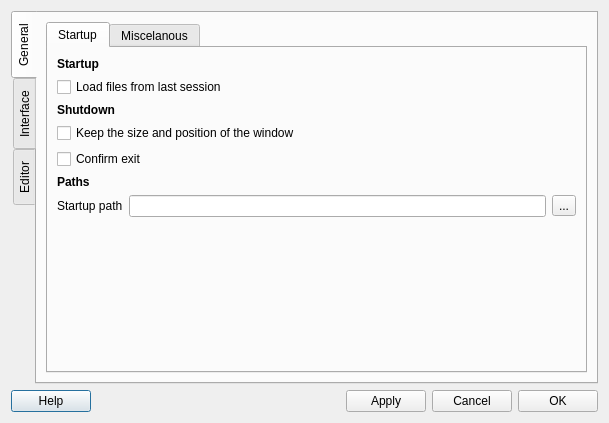
<?xml version="1.0" encoding="UTF-8"?>
<ui version="4.0">
 <class>TsPreference</class>
 <widget class="QDialog" name="TsPreference">
  <property name="geometry">
   <rect>
    <x>0</x>
    <y>0</y>
    <width>609</width>
    <height>423</height>
   </rect>
  </property>
  <property name="windowTitle">
   <string>Dialog</string>
  </property>
  <property name="locale">
   <locale language="English" country="UnitedStates"/>
  </property>
  <layout class="QGridLayout" name="gridLayout_9">
   <item row="0" column="0">
    <widget class="QTabWidget" name="tabWidget">
     <property name="layoutDirection">
      <enum>Qt::LeftToRight</enum>
     </property>
     <property name="autoFillBackground">
      <bool>false</bool>
     </property>
     <property name="tabPosition">
      <enum>QTabWidget::West</enum>
     </property>
     <property name="tabShape">
      <enum>QTabWidget::Rounded</enum>
     </property>
     <property name="currentIndex">
      <number>0</number>
     </property>
     <property name="elideMode">
      <enum>Qt::ElideNone</enum>
     </property>
     <widget class="QWidget" name="tab">
      <property name="layoutDirection">
       <enum>Qt::LeftToRight</enum>
      </property>
      <attribute name="title">
       <string>General</string>
      </attribute>
      <layout class="QGridLayout" name="gridLayout_10">
       <item row="0" column="0">
        <widget class="QTabWidget" name="tabWidget_2">
         <property name="layoutDirection">
          <enum>Qt::LeftToRight</enum>
         </property>
         <property name="currentIndex">
          <number>0</number>
         </property>
         <widget class="QWidget" name="tab_3">
          <attribute name="title">
           <string>Startup</string>
          </attribute>
          <layout class="QFormLayout" name="formLayout">
           <item row="0" column="0" colspan="2">
            <layout class="QGridLayout" name="gridLayout">
             <item row="2" column="0">
              <widget class="QLabel" name="label_2">
               <property name="font">
                <font>
                 <weight>75</weight>
                 <bold>true</bold>
                </font>
               </property>
               <property name="text">
                <string>Shutdown</string>
               </property>
              </widget>
             </item>
             <item row="0" column="0">
              <widget class="QLabel" name="label">
               <property name="font">
                <font>
                 <weight>75</weight>
                 <bold>true</bold>
                </font>
               </property>
               <property name="text">
                <string>Startup</string>
               </property>
              </widget>
             </item>
             <item row="1" column="0" colspan="2">
              <widget class="QCheckBox" name="mui_laststate">
               <property name="text">
                <string>Load files from last session</string>
               </property>
              </widget>
             </item>
             <item row="6" column="1">
              <widget class="LineEdit" name="mui_pathroute">
               <property name="inputMask">
                <string/>
               </property>
               <property name="frame">
                <bool>true</bool>
               </property>
               <property name="placeholderText">
                <string/>
               </property>
               <property name="cursorMoveStyle">
                <enum>Qt::LogicalMoveStyle</enum>
               </property>
              </widget>
             </item>
             <item row="6" column="2">
              <widget class="QToolButton" name="mui_filepath">
               <property name="text">
                <string>...</string>
               </property>
              </widget>
             </item>
             <item row="3" column="0" colspan="2">
              <widget class="QCheckBox" name="mui_saveSizes">
               <property name="text">
                <string>Keep the size and position of the window</string>
               </property>
              </widget>
             </item>
             <item row="4" column="0" colspan="2">
              <widget class="QCheckBox" name="mui_surequit">
               <property name="text">
                <string>Confirm exit</string>
               </property>
              </widget>
             </item>
             <item row="5" column="0">
              <widget class="QLabel" name="label_3">
               <property name="font">
                <font>
                 <weight>75</weight>
                 <bold>true</bold>
                </font>
               </property>
               <property name="text">
                <string>Paths</string>
               </property>
              </widget>
             </item>
             <item row="6" column="0">
              <widget class="QLabel" name="label_4">
               <property name="text">
                <string>Startup path</string>
               </property>
              </widget>
             </item>
            </layout>
           </item>
          </layout>
         </widget>
         <widget class="QWidget" name="tab_4">
          <attribute name="title">
           <string>Miscelanous</string>
          </attribute>
          <layout class="QFormLayout" name="formLayout_2">
           <property name="fieldGrowthPolicy">
            <enum>QFormLayout::AllNonFixedFieldsGrow</enum>
           </property>
           <item row="0" column="0">
            <layout class="QGridLayout" name="gridLayout_2">
             <item row="7" column="2">
              <widget class="QSpinBox" name="mui_minutes">
               <property name="enabled">
                <bool>false</bool>
               </property>
               <property name="sizePolicy">
                <sizepolicy hsizetype="Minimum" vsizetype="Fixed">
                 <horstretch>0</horstretch>
                 <verstretch>0</verstretch>
                </sizepolicy>
               </property>
              </widget>
             </item>
             <item row="3" column="1" colspan="3">
              <widget class="QCheckBox" name="mui_startagain">
               <property name="text">
                <string>Always wrap search and hide Find dialogs</string>
               </property>
              </widget>
             </item>
             <item row="7" column="1">
              <widget class="QCheckBox" name="mui_autosave">
               <property name="text">
                <string>Save the file automatically after</string>
               </property>
              </widget>
             </item>
             <item row="6" column="1">
              <widget class="QCheckBox" name="mui_backupfile">
               <property name="text">
                <string>Always create a backup file.</string>
               </property>
              </widget>
             </item>
             <item row="3" column="4" colspan="3">
              <spacer name="horizontalSpacer_3">
               <property name="orientation">
                <enum>Qt::Horizontal</enum>
               </property>
               <property name="sizeHint" stdset="0">
                <size>
                 <width>40</width>
                 <height>20</height>
                </size>
               </property>
              </spacer>
             </item>
             <item row="4" column="1" colspan="6">
              <widget class="QCheckBox" name="mui_undercursor">
               <property name="text">
                <string>Use the current word under the cursor for Find dialogs</string>
               </property>
              </widget>
             </item>
             <item row="1" column="5" colspan="2">
              <spacer name="horizontalSpacer_2">
               <property name="orientation">
                <enum>Qt::Horizontal</enum>
               </property>
               <property name="sizeHint" stdset="0">
                <size>
                 <width>40</width>
                 <height>20</height>
                </size>
               </property>
              </spacer>
             </item>
             <item row="7" column="3" colspan="3">
              <widget class="QLabel" name="label_8">
               <property name="text">
                <string>minute(s)</string>
               </property>
              </widget>
             </item>
             <item row="5" column="0" colspan="2">
              <widget class="QLabel" name="label_7">
               <property name="font">
                <font>
                 <weight>75</weight>
                 <bold>true</bold>
                </font>
               </property>
               <property name="text">
                <string>Saving</string>
               </property>
              </widget>
             </item>
             <item row="4" column="7">
              <spacer name="horizontalSpacer_4">
               <property name="orientation">
                <enum>Qt::Horizontal</enum>
               </property>
               <property name="sizeHint" stdset="0">
                <size>
                 <width>40</width>
                 <height>20</height>
                </size>
               </property>
              </spacer>
             </item>
             <item row="6" column="2">
              <spacer name="horizontalSpacer_5">
               <property name="orientation">
                <enum>Qt::Horizontal</enum>
               </property>
               <property name="sizeHint" stdset="0">
                <size>
                 <width>40</width>
                 <height>20</height>
                </size>
               </property>
              </spacer>
             </item>
             <item row="1" column="1" colspan="4">
              <widget class="QCheckBox" name="mui_messagestatus">
               <property name="text">
                <string>Don't show status messages to status bar</string>
               </property>
              </widget>
             </item>
             <item row="2" column="1">
              <widget class="QLabel" name="label_6">
               <property name="font">
                <font>
                 <weight>75</weight>
                 <bold>true</bold>
                </font>
               </property>
               <property name="text">
                <string>Search</string>
               </property>
              </widget>
             </item>
             <item row="0" column="0" colspan="2">
              <widget class="QLabel" name="label_5">
               <property name="font">
                <font>
                 <weight>75</weight>
                 <bold>true</bold>
                </font>
               </property>
               <property name="text">
                <string>Miscelanous</string>
               </property>
              </widget>
             </item>
            </layout>
           </item>
          </layout>
         </widget>
        </widget>
       </item>
      </layout>
     </widget>
     <widget class="QWidget" name="tab_2">
      <attribute name="title">
       <string>Interface</string>
      </attribute>
      <layout class="QGridLayout" name="gridLayout_11">
       <item row="0" column="0">
        <widget class="QTabWidget" name="tabWidget_3">
         <property name="currentIndex">
          <number>0</number>
         </property>
         <widget class="QWidget" name="tab_7">
          <attribute name="title">
           <string>Interface</string>
          </attribute>
          <layout class="QGridLayout" name="gridLayout_12">
           <item row="0" column="0">
            <widget class="QGroupBox" name="groupBox_5">
             <property name="sizePolicy">
              <sizepolicy hsizetype="Preferred" vsizetype="Preferred">
               <horstretch>0</horstretch>
               <verstretch>0</verstretch>
              </sizepolicy>
             </property>
             <property name="title">
              <string>Toolbar</string>
             </property>
             <layout class="QGridLayout" name="gridLayout_8">
              <item row="0" column="0">
               <layout class="QGridLayout" name="gridLayout_7">
                <item row="1" column="1">
                 <widget class="QComboBox" name="mui_combotoolbar">
                  <item>
                   <property name="text">
                    <string>Images</string>
                   </property>
                  </item>
                  <item>
                   <property name="text">
                    <string>Images and text</string>
                   </property>
                  </item>
                  <item>
                   <property name="text">
                    <string>Text only</string>
                   </property>
                  </item>
                 </widget>
                </item>
                <item row="1" column="3">
                 <widget class="QLabel" name="label_11">
                  <property name="text">
                   <string> in toolbar</string>
                  </property>
                 </widget>
                </item>
                <item row="1" column="0">
                 <widget class="QLabel" name="label_10">
                  <property name="text">
                   <string>Show</string>
                  </property>
                 </widget>
                </item>
                <item row="0" column="0">
                 <widget class="QCheckBox" name="mui_showtoolbar">
                  <property name="text">
                   <string>Show the toolbar</string>
                  </property>
                  <property name="checked">
                   <bool>true</bool>
                  </property>
                 </widget>
                </item>
                <item row="1" column="4">
                 <spacer name="horizontalSpacer_8">
                  <property name="orientation">
                   <enum>Qt::Horizontal</enum>
                  </property>
                  <property name="sizeHint" stdset="0">
                   <size>
                    <width>40</width>
                    <height>20</height>
                   </size>
                  </property>
                 </spacer>
                </item>
               </layout>
              </item>
             </layout>
            </widget>
           </item>
           <item row="1" column="0">
            <widget class="QGroupBox" name="groupBox_6">
             <property name="title">
              <string>Fonts</string>
             </property>
             <layout class="QGridLayout" name="gridLayout_6">
              <item row="0" column="0">
               <widget class="QLabel" name="label_13">
                <property name="text">
                 <string>Editor:</string>
                </property>
               </widget>
              </item>
              <item row="0" column="1">
               <widget class="QFontComboBox" name="fontComboBox"/>
              </item>
              <item row="1" column="0">
               <widget class="QLabel" name="label_14">
                <property name="text">
                 <string>Message windows:</string>
                </property>
               </widget>
              </item>
              <item row="1" column="1">
               <widget class="QFontComboBox" name="fontComboBox_2"/>
              </item>
             </layout>
            </widget>
           </item>
           <item row="2" column="0">
            <widget class="QGroupBox" name="groupBox_7">
             <property name="title">
              <string>Miscellaneous</string>
             </property>
             <layout class="QGridLayout" name="gridLayout_3">
              <item row="0" column="0">
               <widget class="QCheckBox" name="mui_showstatusbar">
                <property name="text">
                 <string>Show status bar</string>
                </property>
                <property name="checked">
                 <bool>true</bool>
                </property>
               </widget>
              </item>
             </layout>
            </widget>
           </item>
          </layout>
         </widget>
        </widget>
       </item>
      </layout>
     </widget>
     <widget class="QWidget" name="tab_5">
      <attribute name="title">
       <string>Editor</string>
      </attribute>
      <widget class="QTabWidget" name="tabWidget_4">
       <property name="geometry">
        <rect>
         <x>10</x>
         <y>10</y>
         <width>531</width>
         <height>341</height>
        </rect>
       </property>
       <property name="currentIndex">
        <number>0</number>
       </property>
       <widget class="QWidget" name="tab_6">
        <attribute name="title">
         <string>Features</string>
        </attribute>
        <layout class="QGridLayout" name="gridLayout_13">
         <item row="0" column="0">
          <widget class="QGroupBox" name="groupBox_4">
           <property name="title">
            <string>Features</string>
           </property>
           <layout class="QFormLayout" name="formLayout_3">
            <item row="0" column="0" colspan="2">
             <layout class="QGridLayout" name="gridLayout_4">
              <item row="0" column="0">
               <widget class="QCheckBox" name="mui_linewrapping">
                <property name="text">
                 <string>Line wrapping</string>
                </property>
               </widget>
              </item>
              <item row="0" column="1" colspan="2">
               <spacer name="horizontalSpacer_7">
                <property name="orientation">
                 <enum>Qt::Horizontal</enum>
                </property>
                <property name="sizeHint" stdset="0">
                 <size>
                  <width>40</width>
                  <height>20</height>
                 </size>
                </property>
               </spacer>
              </item>
              <item row="1" column="0" colspan="2">
               <widget class="QCheckBox" name="mui_smarthomekey">
                <property name="text">
                 <string>&quot;Smart&quot; home key</string>
                </property>
                <property name="checked">
                 <bool>true</bool>
                </property>
               </widget>
              </item>
              <item row="1" column="2">
               <spacer name="horizontalSpacer_13">
                <property name="orientation">
                 <enum>Qt::Horizontal</enum>
                </property>
                <property name="sizeHint" stdset="0">
                 <size>
                  <width>40</width>
                  <height>20</height>
                 </size>
                </property>
               </spacer>
              </item>
              <item row="2" column="0" colspan="4">
               <widget class="QCheckBox" name="mui_trailingspaces">
                <property name="text">
                 <string>Newline strips trailing whitespaces</string>
                </property>
               </widget>
              </item>
              <item row="2" column="4">
               <spacer name="horizontalSpacer_14">
                <property name="orientation">
                 <enum>Qt::Horizontal</enum>
                </property>
                <property name="sizeHint" stdset="0">
                 <size>
                  <width>40</width>
                  <height>20</height>
                 </size>
                </property>
               </spacer>
              </item>
              <item row="3" column="0">
               <widget class="QLabel" name="label_17">
                <property name="text">
                 <string>Line breaking column:</string>
                </property>
               </widget>
              </item>
              <item row="3" column="2" colspan="2">
               <widget class="QSpinBox" name="spinBox"/>
              </item>
              <item row="3" column="4">
               <spacer name="horizontalSpacer_15">
                <property name="orientation">
                 <enum>Qt::Horizontal</enum>
                </property>
                <property name="sizeHint" stdset="0">
                 <size>
                  <width>40</width>
                  <height>20</height>
                 </size>
                </property>
               </spacer>
              </item>
              <item row="4" column="0">
               <widget class="QLabel" name="label_18">
                <property name="text">
                 <string>Column togle marker</string>
                </property>
               </widget>
              </item>
              <item row="4" column="4">
               <spacer name="horizontalSpacer_16">
                <property name="orientation">
                 <enum>Qt::Horizontal</enum>
                </property>
                <property name="sizeHint" stdset="0">
                 <size>
                  <width>40</width>
                  <height>20</height>
                 </size>
                </property>
               </spacer>
              </item>
              <item row="4" column="2" colspan="2">
               <widget class="LineEdit" name="mui_togglecomment">
                <property name="text">
                 <string>~</string>
                </property>
               </widget>
              </item>
             </layout>
            </item>
           </layout>
          </widget>
         </item>
        </layout>
       </widget>
       <widget class="QWidget" name="tab_8">
        <attribute name="title">
         <string>Indentation</string>
        </attribute>
        <widget class="QWidget" name="layoutWidget">
         <property name="geometry">
          <rect>
           <x>10</x>
           <y>10</y>
           <width>521</width>
           <height>281</height>
          </rect>
         </property>
         <layout class="QGridLayout" name="gridLayout_5">
          <item row="3" column="2">
           <spacer name="horizontalSpacer_6">
            <property name="orientation">
             <enum>Qt::Horizontal</enum>
            </property>
            <property name="sizeHint" stdset="0">
             <size>
              <width>40</width>
              <height>20</height>
             </size>
            </property>
           </spacer>
          </item>
          <item row="3" column="1">
           <widget class="QSpinBox" name="mui_tabwith"/>
          </item>
          <item row="4" column="1">
           <widget class="QCheckBox" name="mui_detectwidth">
            <property name="text">
             <string>Detect width from file.</string>
            </property>
           </widget>
          </item>
          <item row="3" column="0">
           <widget class="QLabel" name="label_20">
            <property name="text">
             <string>Width:</string>
            </property>
           </widget>
          </item>
          <item row="2" column="0">
           <widget class="QLabel" name="label_9">
            <property name="sizePolicy">
             <sizepolicy hsizetype="Preferred" vsizetype="Fixed">
              <horstretch>0</horstretch>
              <verstretch>0</verstretch>
             </sizepolicy>
            </property>
            <property name="font">
             <font>
              <weight>75</weight>
              <bold>true</bold>
             </font>
            </property>
            <property name="text">
             <string>Indentation</string>
            </property>
           </widget>
          </item>
          <item row="7" column="1">
           <widget class="QCheckBox" name="mui_unindent">
            <property name="sizePolicy">
             <sizepolicy hsizetype="Fixed" vsizetype="Expanding">
              <horstretch>0</horstretch>
              <verstretch>0</verstretch>
             </sizepolicy>
            </property>
            <property name="text">
             <string>Unindent with shift+tab.</string>
            </property>
            <property name="checked">
             <bool>true</bool>
            </property>
           </widget>
          </item>
          <item row="7" column="0">
           <widget class="QLabel" name="label_12">
            <property name="font">
             <font>
              <weight>75</weight>
              <bold>true</bold>
             </font>
            </property>
            <property name="text">
             <string>Others</string>
            </property>
           </widget>
          </item>
          <item row="6" column="0" colspan="3">
           <widget class="QGroupBox" name="groupBox">
            <property name="sizePolicy">
             <sizepolicy hsizetype="Preferred" vsizetype="Expanding">
              <horstretch>0</horstretch>
              <verstretch>0</verstretch>
             </sizepolicy>
            </property>
            <property name="title">
             <string>Type</string>
            </property>
            <widget class="QWidget" name="layoutWidget2">
             <property name="geometry">
              <rect>
               <x>100</x>
               <y>10</y>
               <width>311</width>
               <height>71</height>
              </rect>
             </property>
             <layout class="QHBoxLayout" name="horizontalLayout_2">
              <item>
               <widget class="QRadioButton" name="mui_tabspaces">
                <property name="text">
                 <string>Tab and spaces</string>
                </property>
               </widget>
              </item>
              <item>
               <widget class="QRadioButton" name="mui_spaces">
                <property name="text">
                 <string>Spaces</string>
                </property>
                <property name="checked">
                 <bool>true</bool>
                </property>
               </widget>
              </item>
              <item>
               <widget class="QRadioButton" name="mui_tabs">
                <property name="text">
                 <string>Tabs</string>
                </property>
               </widget>
              </item>
             </layout>
            </widget>
           </widget>
          </item>
         </layout>
        </widget>
       </widget>
      </widget>
     </widget>
    </widget>
   </item>
   <item row="1" column="0">
    <layout class="QHBoxLayout" name="horizontalLayout">
     <item>
      <widget class="QPushButton" name="pushButton">
       <property name="text">
        <string>Help</string>
       </property>
      </widget>
     </item>
     <item>
      <spacer name="horizontalSpacer">
       <property name="orientation">
        <enum>Qt::Horizontal</enum>
       </property>
       <property name="sizeHint" stdset="0">
        <size>
         <width>158</width>
         <height>20</height>
        </size>
       </property>
      </spacer>
     </item>
     <item>
      <widget class="QPushButton" name="mui_apply">
       <property name="text">
        <string>Apply</string>
       </property>
      </widget>
     </item>
     <item>
      <widget class="QPushButton" name="mui_cancel">
       <property name="text">
        <string>Cancel</string>
       </property>
      </widget>
     </item>
     <item>
      <widget class="QPushButton" name="mui_accept">
       <property name="text">
        <string>OK</string>
       </property>
      </widget>
     </item>
    </layout>
   </item>
  </layout>
 </widget>
 <customwidgets>
  <customwidget>
   <class>LineEdit</class>
   <extends>QLineEdit</extends>
   <header>lineedit.h</header>
  </customwidget>
 </customwidgets>
 <resources/>
 <connections/>
</ui>
